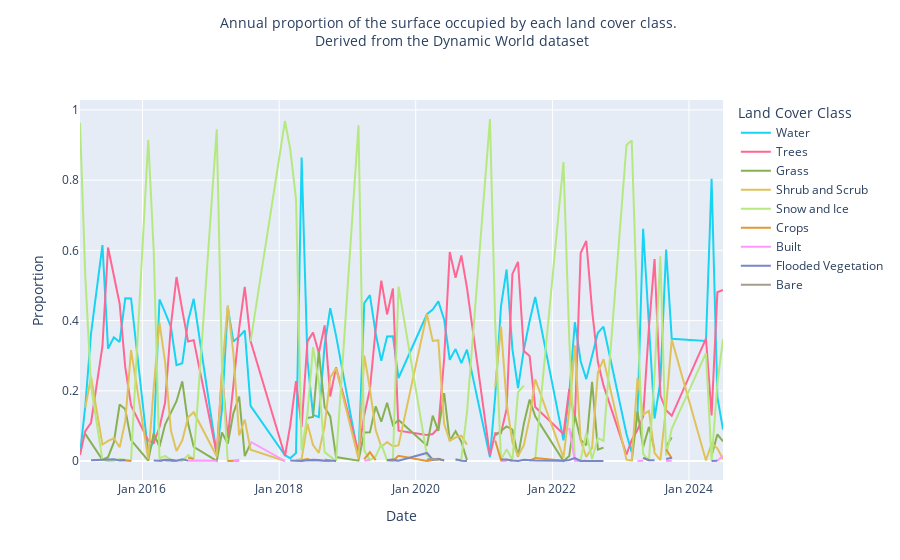

The notebook cell saved with this chart:
### Code cell
# Create the line plot
import plotly.express as px

fig = px.line(
    combined_df_melted, 
    x='date', 
    y='proportion', 
    color='class',
    labels={'proportion': 'Proportion', 'date': 'Date', 'class': 'Land Cover Class'},
    title="Annual proportion of the surface occupied by each land cover class. <br> Derived from the Dynamic World dataset",
    color_discrete_map={
        #"Water": "#419bdf",
        #"Trees": "#397d49",
        "Grass": "#88b053",
        "Flooded Vegetation": "#7a87c6",
        "Crops": "#e49635",
        "Shrub and Scrub": "#dfc35a",
        #"Built": "#c4281b",
        "Bare": "#a59b8f",
        #"Snow and Ice": "#b39fe1",
    }
)

# Adjust the layout to make the title font smaller
fig.update_layout(
    title={
        'x': 0.5,
        'y': 0.95,
        'xanchor': 'center',
        'yanchor': 'top',
        'font': {'size': 14}
    },
    xaxis=dict(
        tickformat='%b %Y',  # Format dates as Month Year
    )
)

# Show the graph
fig.show()
